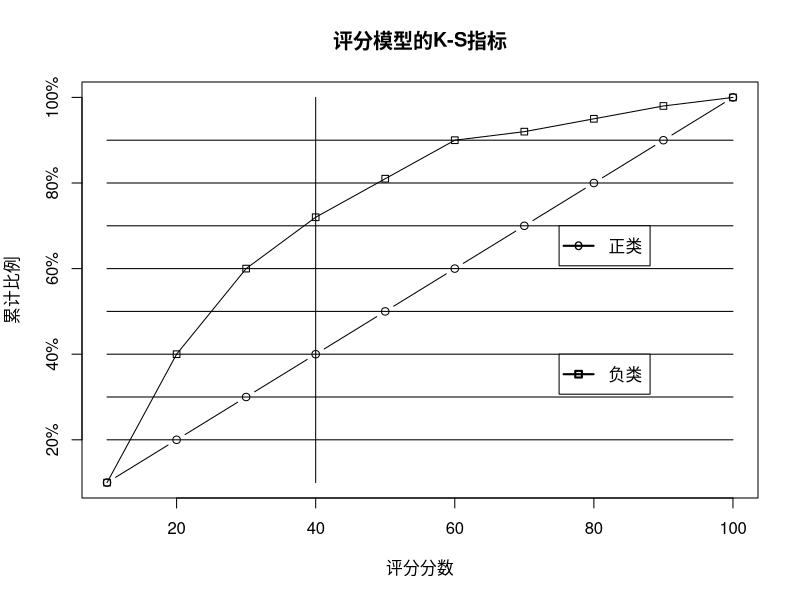
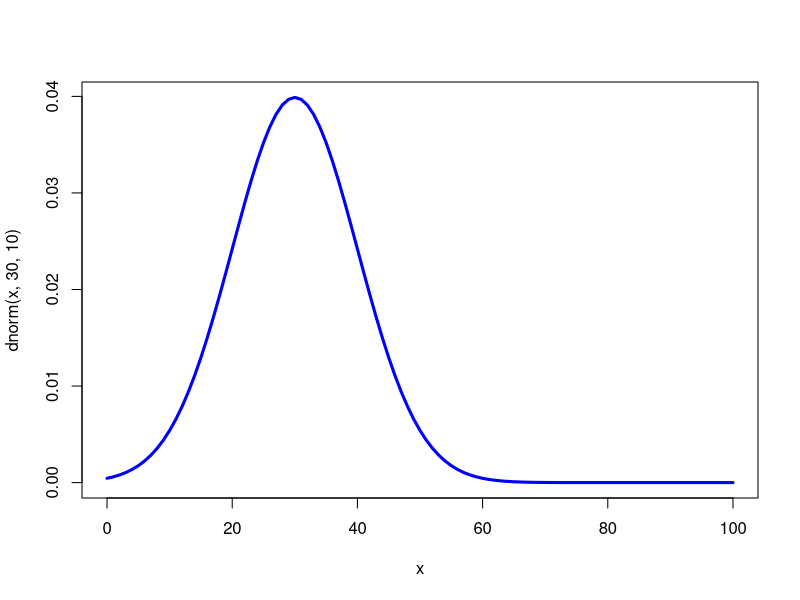
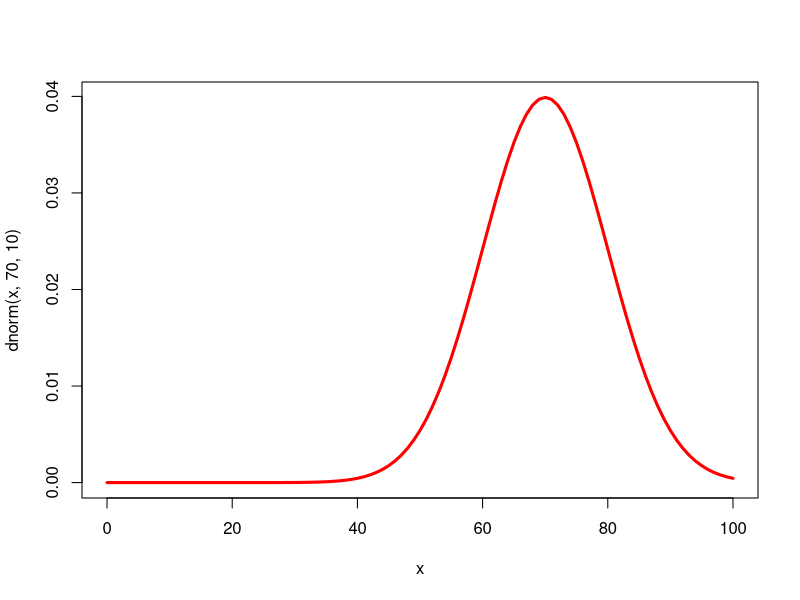

The R source for these figures, in order:
x<-seq(10,100,10)
plot(x,y=x,yaxt="n",type="b",xlab="",ylab="")
y2<-c(10,40,60,72,81,90,92,95,98,100)
points(x,y2,type="o",pch=22)

lines(x,rep(20,10))
lines(x,rep(30,10))
lines(x,rep(40,10))
lines(x,rep(50,10))
lines(x,rep(60,10))
lines(x,rep(70,10))
lines(x,rep(80,10))
lines(x,rep(90,10))

lines(rep(40,10),seq(10,100,10))

axis(2,seq(20,100,20),labels=c("20%","40%","60%","80%","100%"))
title(main="评分模型的K-S指标",ylab="累计比例",xlab="评分分数")

legend(75,70,c("正类"),merge=TRUE,pch='o',lwd=2)
legend(75,40,c("负类"),merge=TRUE,pch=22,lwd=2)


#画正态分布图
x<-seq(0,100,0.1)
curve(dnorm(x,30,10),xlim=c(0,100),col="blue",lwd=3)
curve(dnorm(x,70,10),xlim=c(0,100),col="red",lwd=3)
